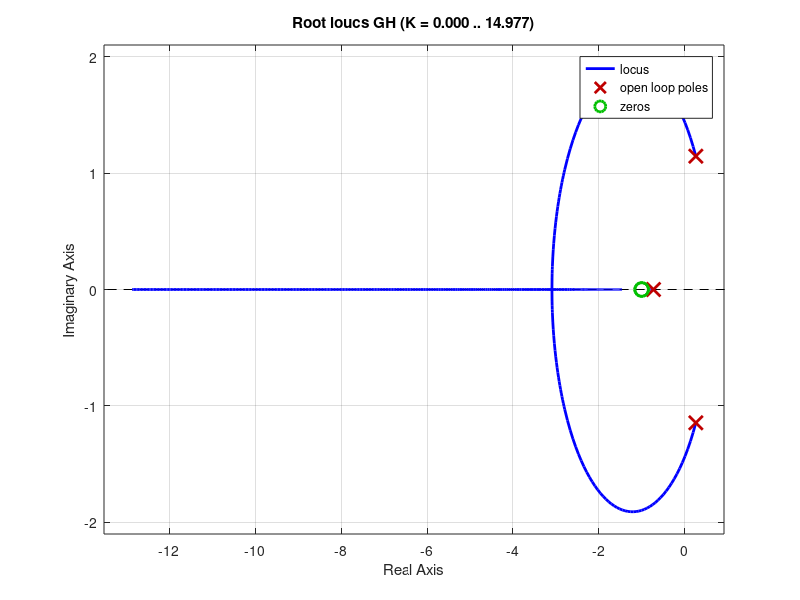

Source code (MATLAB): (Note: this script raises an error after producing the figure.)
GH=tf([1 2 1], [1 0.2 1 1], -1); %Ganancia del lazo abierto




%% Lugar de las raices

rlocus(GH); %Grafico LR
rlocus(-GH); %Grafico LRC

k=[-2, -1, -0.8, -2/7, 0, 0.4]; %Valores de ganancia calculados

R=rlocus(GH,k); %posición polos para cada ganacia de k

w=angle([0.4000 + 0.9165i, 0.4000 - 0.9165i, 1.0000 + 0.0000i]); %frecuencia polos

%% Bode

bode(GH); % Grafica

[mag, phase]=bode(GH,w); %

k=1/mag; %comprobar los valores de k

%% Nyquist

nyquist(GH); %grafico

[Re, Im]=nyquist(GH,w); %Corte con el eje horizontal
